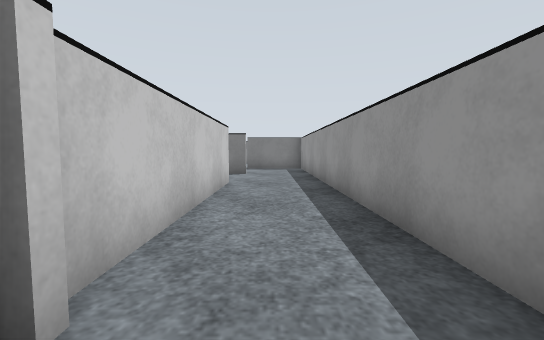
view 1 (above)

16 first-person views from a walk through a world built for the Gazebo simulator. The camera is 0.23 m above the floor, tilts 4° down and sees 90° across. The floor is counted in squares, 0.25 m on a side. Each view is taken from the middle of a square. On the plan, view 1 faces up. The plan holds only what a view shows up to about 11 squares ahead; the rest is blank. The place goes on beyond the plan. Surface patterns are stand-ins for the level's own textures.

view 2
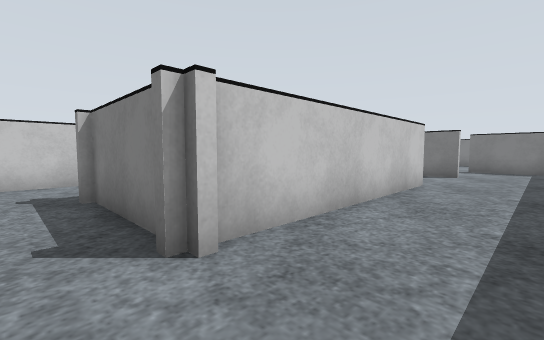

view 3
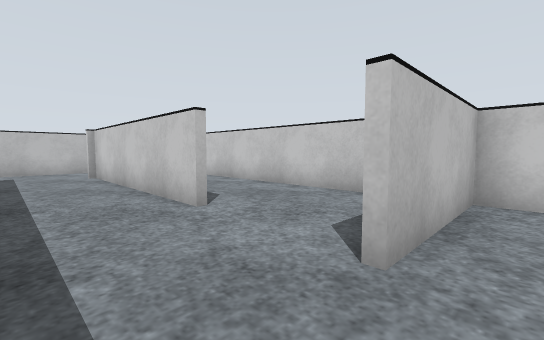

view 4
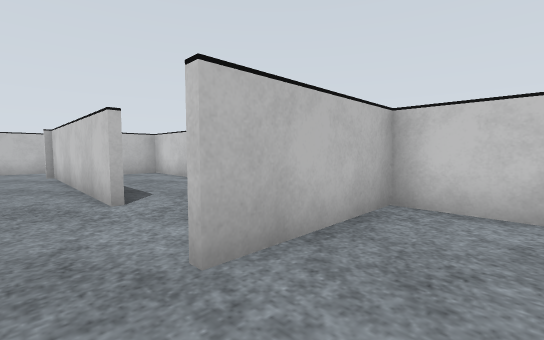

view 5
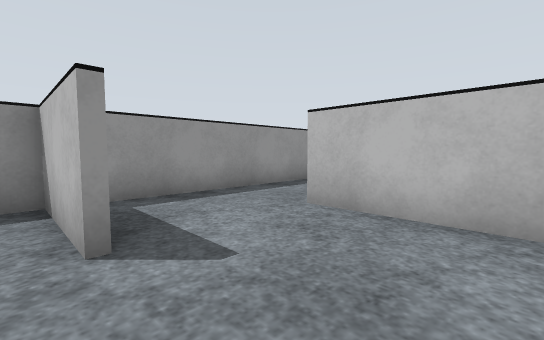

view 6
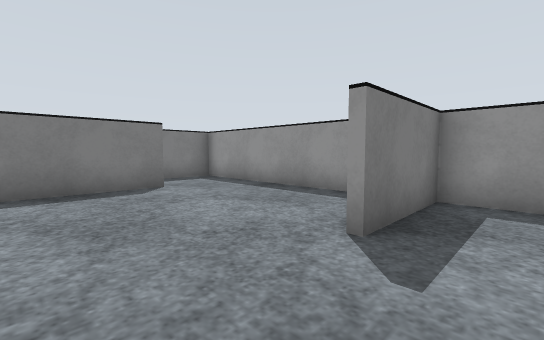

view 7
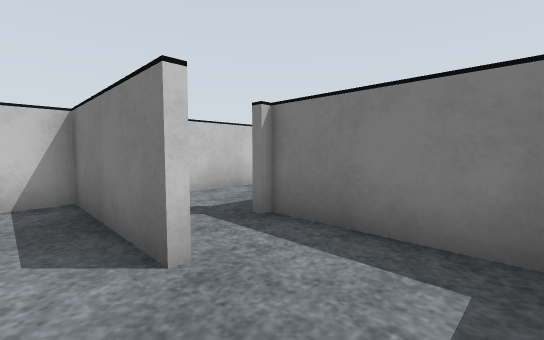

view 8
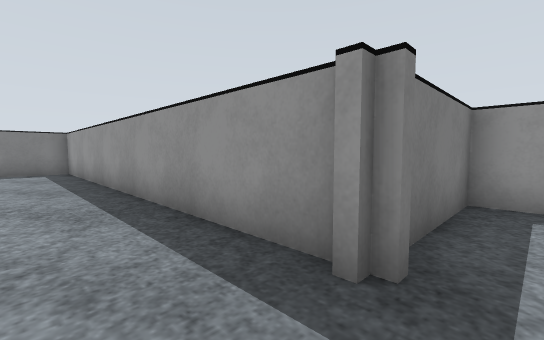

view 9
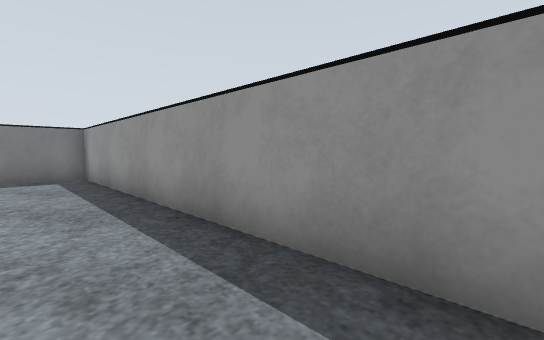

view 10
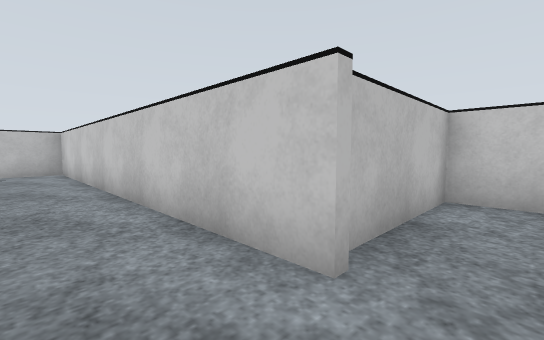

view 11
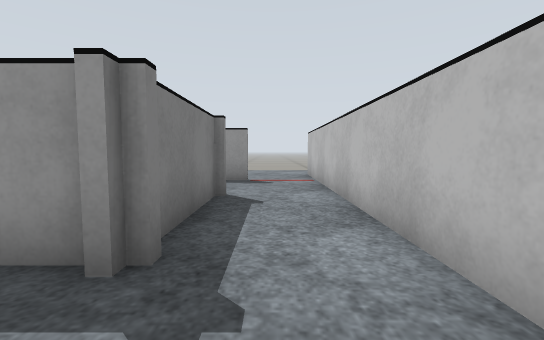

view 12
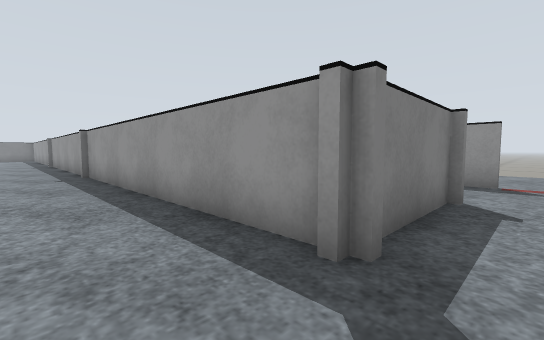

view 13
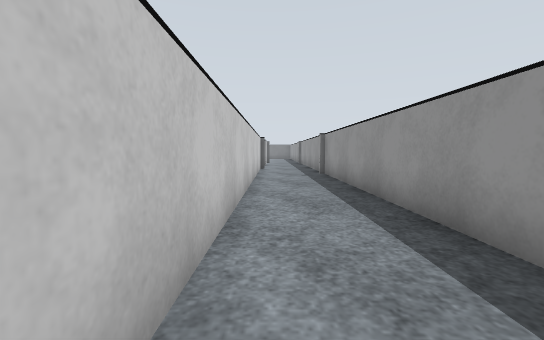

view 14
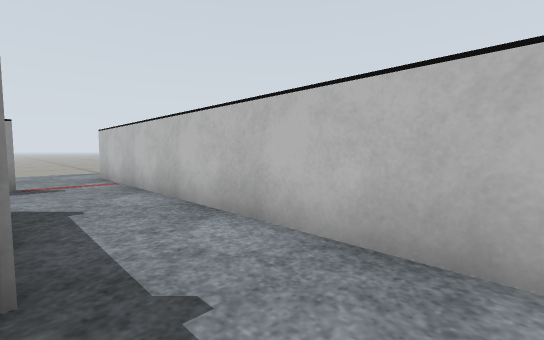

view 15
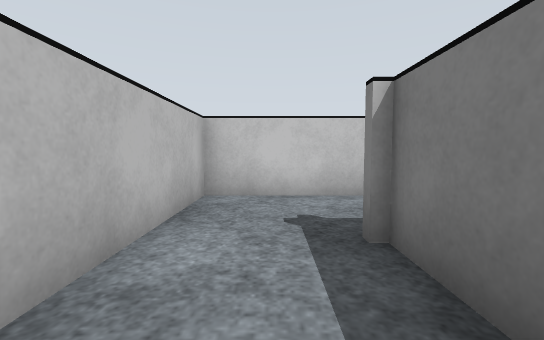

view 16
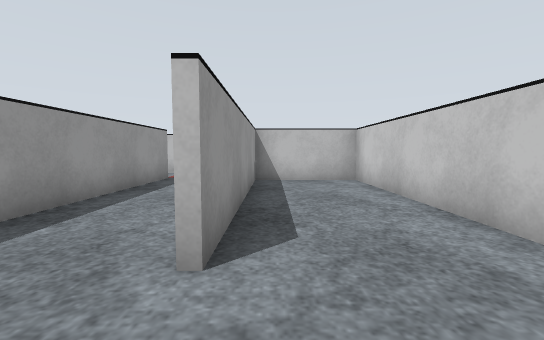

### Floor plan
Ten units are one square. View 1 is at (0, 0); x grows to the right and y downward. Boxes are objects, and circles mark ways between rooms. Rooms are numbered by the first view taken in them; rooms with no view inside come last. Other rooms are left out.
<svg viewBox="-91 -348 121 367">
<path fill="none" stroke="#000" d="M-13 -80 -13 -14M-47 -92 -47 -14 -10 -14M-15 -14 -15 -80M-10 -110 -21 -110M15 -8 15 -106M-5 14 25 14M-47 -131 -47 -112M-49 -112 -10 -112M15 -106 15 -143 -14 -143M-10 -199 -47 -199M-14 -145 15 -145 15 -204M-47 -320 -47 -189M-21 -219 -21 -343 -41 -343M-86 -331 -86 -318 -51 -318M-47 -201 -29 -201M-76 -110 -76 14 -5 14M-49 -122 -49 -135M-49 -15 -49 -112M-10 -12 -51 -12M15 -204 15 -219 -21 -219"/>
<circle cx="0" cy="-110" r="3" fill="#2a7"/>
<circle cx="-10" cy="0" r="3" fill="#2a7"/>
<circle cx="-30" cy="-145" r="3" fill="#2a7"/>
<circle cx="0" cy="-200" r="3" fill="#2a7"/>
<circle cx="-20" cy="-210" r="3" fill="#2a7"/>
<text x="-20" y="-60">1</text>
<text x="-20" y="-130">2</text>
<text x="-10" y="-180">3</text>
<text x="-40" y="-280">4</text>
<text x="-60" y="-80">5</text>
<text x="0" y="-210">6</text>
</svg>
Room 1 opens to room 2. Room 1 opens to room 5. Room 2 opens to room 3. Room 3 opens to room 6. Room 4 opens to room 6.

Where each view was taken, in squares from view 1:
view 1: 0 up, 0 right, facing up
view 2: 0 up, 1 right, facing up-left
view 3: 12 up, 1 right, facing down-left
view 4: 13 up, 0 right, facing down-left
view 5: 15 up, 4 left, facing down-right
view 6: 13 up, 4 left, facing up-right
view 7: 19 up, 1 right, facing up-left
view 8: 21 up, 4 left, facing up-right
view 9: 24 up, 4 left, facing up-right
view 10: 33 up, 3 left, facing down-left
view 11: 0 up, 7 left, facing right
view 12: 0 up, 7 left, facing up-right
view 13: 0 up, 7 left, facing up
view 14: 1 up, 7 left, facing down-right
view 15: 0 up, 2 left, facing left
view 16: 10 up, 2 left, facing down
